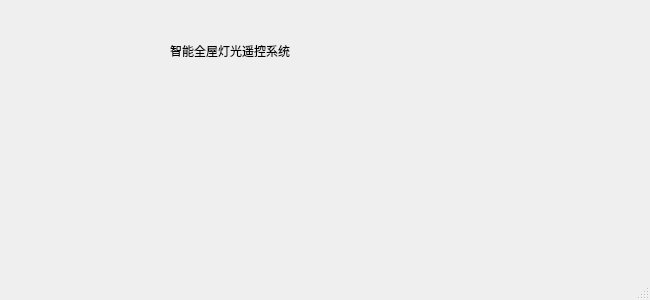
<?xml version="1.0" encoding="UTF-8"?>
<ui version="4.0">
 <class>Server</class>
 <widget class="QMainWindow" name="Server">
  <property name="geometry">
   <rect>
    <x>0</x>
    <y>0</y>
    <width>650</width>
    <height>300</height>
   </rect>
  </property>
  <property name="maximumSize">
   <size>
    <width>650</width>
    <height>300</height>
   </size>
  </property>
  <property name="windowTitle">
   <string>Server</string>
  </property>
  <widget class="QWidget" name="centralwidget">
   <widget class="QLabel" name="label_2">
    <property name="geometry">
     <rect>
      <x>170</x>
      <y>30</y>
      <width>341</width>
      <height>41</height>
     </rect>
    </property>
    <property name="styleSheet">
     <string notr="true">font: 20pt &quot;楷体&quot;;</string>
    </property>
    <property name="text">
     <string>智能全屋灯光遥控系统</string>
    </property>
   </widget>
   <widget class="QLabel" name="label_5">
    <property name="geometry">
     <rect>
      <x>460</x>
      <y>100</y>
      <width>141</width>
      <height>141</height>
     </rect>
    </property>
    <property name="styleSheet">
     <string notr="true"/>
    </property>
    <property name="text">
     <string/>
    </property>
    <property name="pixmap">
     <pixmap resource="Resources.qrc">:/Image/1.png</pixmap>
    </property>
    <property name="scaledContents">
     <bool>true</bool>
    </property>
   </widget>
   <widget class="QLabel" name="label_3">
    <property name="geometry">
     <rect>
      <x>90</x>
      <y>100</y>
      <width>141</width>
      <height>141</height>
     </rect>
    </property>
    <property name="styleSheet">
     <string notr="true"/>
    </property>
    <property name="text">
     <string/>
    </property>
    <property name="pixmap">
     <pixmap resource="Resources.qrc">:/Image/KK.png</pixmap>
    </property>
    <property name="scaledContents">
     <bool>true</bool>
    </property>
   </widget>
   <widget class="QLabel" name="label_4">
    <property name="geometry">
     <rect>
      <x>280</x>
      <y>100</y>
      <width>141</width>
      <height>141</height>
     </rect>
    </property>
    <property name="styleSheet">
     <string notr="true"/>
    </property>
    <property name="text">
     <string/>
    </property>
    <property name="pixmap">
     <pixmap resource="Resources.qrc">:/Image/MM.png</pixmap>
    </property>
    <property name="scaledContents">
     <bool>true</bool>
    </property>
   </widget>
  </widget>
  <widget class="QStatusBar" name="statusbar"/>
 </widget>
 <resources>
  <include location="Resources.qrc"/>
 </resources>
 <connections/>
</ui>
